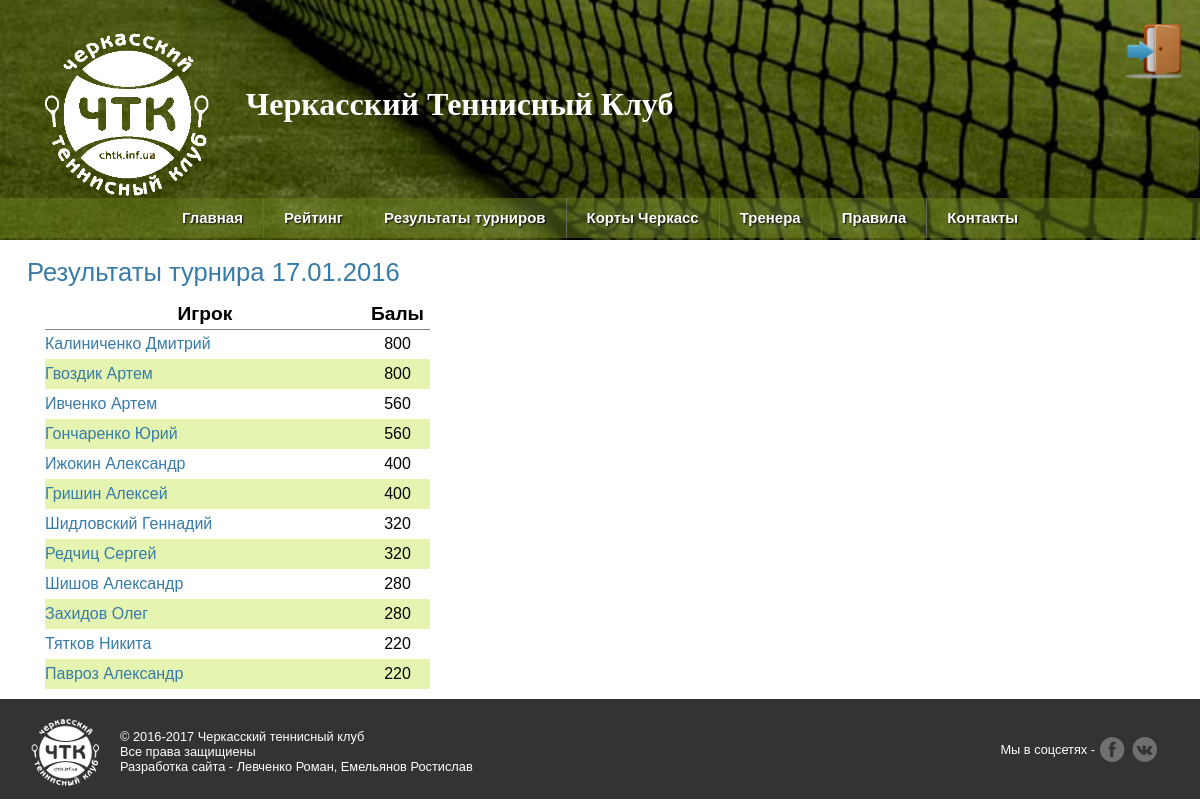
Page /2016/1/ on the committed database.
### chtk.py (models this page shows, shortened)
class Players(dab.Model):
    id = dab.Column(dab.Integer, primary_key=True)
    player_name = dab.Column(dab.String(20))
    player_surname = dab.Column(dab.String(20))
    path_photo = dab.Column(dab.String(40))

### chtk.py (the view)
@app.route('/<int:year>/<int:tour_id>/')
def shopping(tour_id, year):
    if year == 2016:
        num_tour = tour_result.tour_result(tour_id)
    elif year == 2017:
        num_tour = tour_result_2017.tour_result(tour_id)
    date = MyCalendar()
    date_2016 = date.get_date(tour_id)
    date_2017 = date.get_date_2017(tour_id)
    tournaments = Tournaments.query
    return render_template("tour.html", tournaments=tournaments, court=get_court(), num_tour=num_tour, tour_id=tour_id, year=year, date_2016=date_2016, date_2017=date_2017, players=get_data_players(), len_2016=len_2016, len_2017=len_2017)

### chtk.py (called while the page is built)
def connect_db():
    rv = sqlite3.connect(app.config['DATABASE'])
    rv.row_factory = sqlite3.Row
    return rv

def get_db():
    if not hasattr(g, 'sqlite_db'):
        g.sqlite_db = connect_db()
    return g.sqlite_db

def get_data_players():
    db = get_db()
    cur_1 = db.execute('select id, player_name, player_surname, path_photo from players order by player_surname')
    players = cur_1.fetchall()
    return players

def get_court():
    court = Courts.query.order_by(Courts.id.desc())
    return court

### mycalendar.py (called while the page is built)
    def get_date(self, n):
        if n in self.list_of_tournaments:
            return self.list_of_tournaments[n]
        else:
            return False

    def get_date_2017(self, n):
        if n in self.list_of_tournaments_2017:
            return self.list_of_tournaments_2017[n]
        else:
            return False

### tour_result.py (called while the page is built)
    def tour_result(self, num_of_tour):
        self.s = []
        for el in self.list_of_players:
            if ('Турнир_' + str(num_of_tour)) in el.keys():
                if el['Турнир_' + str(num_of_tour)] != '0' and el['Турнир_' + str(num_of_tour)] != 0:
                    x = [int(el['Турнир_' + str(num_of_tour)]), [el['Фамилия'], el['Имя']]]
                    self.s.append(x)
            else:
                return False
            self.s.sort(reverse=True)
        return self.s

### templates/tour.html (shortened to what this page needs)
{% extends "base.html" %}
{% block body %}
<section>
  <h2 class="entres-h2">
    Результаты турнира {% if year == 2016 %}{{ date_2016 }}{% endif %}{% if year == 2017 %}{{ date_2017 }}{% endif %}
  </h2>
  <div>
    <table>
      <thead>
        <tr>
          <th>Игрок</th>
          <th>Балы</th>
        </tr>
      </thead>
      <tbody>
        {% for el in num_tour %}
          <tr>
            {% for player in players %}
              {% if player.player_surname == el[1][0] and player.player_name == el[1][1] %}
                <td class="td-player"><a href="/player/{{ year }}/{{ player.id }}/">{{el[1][0]}} {{ el[1][1] }}</a></td><td class="td-rating">{{ el[0] }} </td>
              {% endif %}
            {% endfor %}
          </tr>
        {% endfor %}
      </tbody>
    </table>
  </div>
</section>
{% endblock %}

### templates/base.html (shortened to what this page needs)
<!doctype html>
<html>
	<head>
    <link rel="stylesheet" type="text/css" href="{{ url_for('static', filename='style_temp.css') }}">
  </head>
  <body>
    <div class="page">
			<header>
			  <div class="metanav">
            <div class="login">
                {% if not session.logged_in %}
                <a href="{{ url_for('login') }}"><img src="{{ url_for('static', filename='login_button.png') }}" width="60"></a>
                {% else %}
                <a href="{{ url_for('logout') }}"><img src="{{ url_for('static', filename='logout_button.png') }}" width="60"></a>
                {% endif %}
            </div>
            <div class="logo" align="left">
							<a href="/"> <img src="{{ url_for('static', filename='logo2_copy.png') }}" width="170" align="middle" ></a>
              <a href="/" class="title"><b>Черкасский Теннисный Клуб</b> </a>
						</div>
        </div>
        <div class="menu">
          <ul>
        <li>
            <a href="/">Главная</a>
        </li>
        <li class="active-ee"><a href="#">Рейтинг</a>
        </li>
        <li><a href="#">Результаты турниров </a>
        </li>
        <li>
            <a href="#">Корты Черкасс</a>
        </li>
        <li>
            <a href="/coaches/">Тренера</a>
        </li>
        <li>
            <a href="/rules/">Правила</a>
        </li>
        <li>
            <a href="/contacts/">Контакты</a>
        </li>
      </ul>
        </div>
      </header>
  {% block body %}{% endblock %}
    </div>
    <footer>
      <div class="footer-logo">
      </div>
      <div class="footer-copyright">
        © 2016-2017 Черкасский теннисный клуб<br>
        Все права защищиены<br>
        Разработка сайта - Левченко Роман, Емельянов Ростислав
      </div>
      <div class="footer-social">
        <p>Мы в соцсетях -</p>
        <a href="https://www.facebook.com/groups/chtk.com.ua/?ref=bookmarks" class="fb" target="_blank"></a>
        <a href="https://vk.com/ck.tennisclub" class="vk" target="_blank"></a>
      </div>
    </footer>
  </body>
</html>

### static/style_temp.css (style rules this page uses)
*, *::after, *::before { -webkit-box-sizing: border-box; -moz-box-sizing: border-box; -o-box-sizing: border-box; -ms-box-sizing: border-box; box-sizing: border-box; margin: 0; padding: 0; }
body { font-family: sans-serif; margin: 0; }
a, h1, h2 { color: #377ba8; }
h1, h2 { font-family: 'Georgia', serif; margin: 0; }
h2 { font-size: 1.6em; }
.page { margin: 0 auto; width: auto; background: #FFF; }
.metanav { padding: 0.4em; margin-bottom: 0.5em; background: url(background.jpg) no-repeat center center fixed; height: 240px; background-size: cover; }
.login { height: 10px; text-align: right; margin-right: 10px; margin-top: 15px; }
.login a { text-decoration: none; color: white; }
.logo { padding-left: 35px; }
footer { background-color: #333; height: 100px; }
.footer-logo { float: left; width: 70px; height: 70px; margin-top: 18px; margin-left: 30px; background: url(images/logo2_mini.png) no-repeat center center; }
.footer-copyright { float: left; margin-top: 30px; margin-left: 20px; font-size: 0.8em; color: white; }
.footer-social { float: right;; margin-top: 38px; margin-right: 40px; }
.footer-social p { color: white; display: inline-block; vertical-align: middle; margin: 0; font-size: 0.8em; }
.footer-social a { display: inline-block; background: url("images/sprite.png") 0 0 no-repeat; width: 26px; height: 25px; vertical-align: middle; margin-right: 2px; opacity: .3; -webkit-transition: opacity .3s ease; -moz-transition: opacity .3s ease; -ms-transition: opacity .3s ease; -o-transition: opacity .3s ease; transition: opacity .3s ease; }
a.vk { background-position: -61px -75px; }
a.fb { background-position: -1px -75px; }
.title { font-family: 'sans-serif'; color: white; text-decoration: none; font-size: 2em; padding-left: 30px; }
.menu { position: relative; background:rgba(106, 134, 28, 0.45); height: 40px; margin: -50px 0; padding: 0; float: left; width: 100%; z-index: 10; }
.menu ul { clear: left; position: relative; right: 50%; height: 40px; float: right; text-align: center; font: 15px Arial, Helvetica, sans-serif; font-weight: 700; text-shadow: 1px 1px 2px black, 0 0 2em #f5f4ef; list-style: none; padding: 0; margin: 0; }
.menu > ul > li { position: relative; left: 50%; float: left; height: 40px; padding: 0; margin: 0 }
.menu > ul > li > a { border-left: 1px solid #666; display: block; color: #fff; text-decoration: none; padding: 0 20px; line-height: 40px; }
.menu > ul > li:first-child > a { border: none; }
.entres-h2 { text-align: left; font-weight: 300; padding: 10px 0 2px 27px; font-family: sans-serif; }
table { margin: 10px 5px 10px 45px; padding: 7px; text-decoration: none; border-collapse: collapse; }
th { font-size: 1.2em; }
tr th { text-align: center; border-bottom: 1px solid grey; }
tr { height: 30px; }
td a { text-decoration: none; }
.td-player { width: 320px; text-align: left; }
.td-rating { width: 65px; text-align: center;; }
tr:nth-child(even) { background: rgba(217, 241, 140, 0.68); }

### rows in the picture
Players: player_surname "Калиниченко", player_name "Дмитрий", el "800"
Players: player_surname "Гвоздик", player_name "Артем", el "800"
Players: player_surname "Ивченко", player_name "Артем", el "560"
Players: player_surname "Гончаренко", player_name "Юрий", el "560"
Players: player_surname "Ижокин", player_name "Александр", el "400"
Players: player_surname "Гришин", player_name "Алексей", el "400"
Players: player_surname "Шидловский", player_name "Геннадий", el "320"
Players: player_surname "Редчиц", player_name "Сергей", el "320"
Players: player_surname "Шишов", player_name "Александр", el "280"
Players: player_surname "Захидов", player_name "Олег", el "280"
Players: player_surname "Тятков", player_name "Никита", el "220"
Players: player_surname "Павроз", player_name "Александр", el "220"

### other values in the picture
{{ date_2016 }} "17.01.2016"
